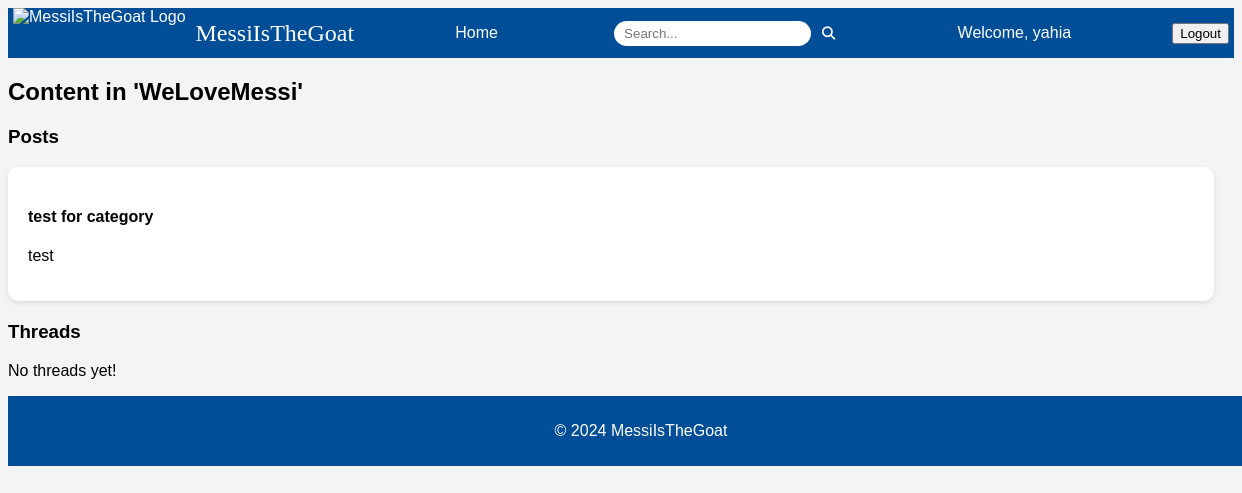
/PHP/category.php?category=WeLoveMessi (signed in), run on the app's committed database.
### tables this page shows
CREATE TABLE `users` (
  `user_id` int(11) NOT NULL,
  `username` varchar(50) NOT NULL,
  `email` varchar(100) NOT NULL,
  `password` varchar(255) NOT NULL,
  `profile_pic_blob` blob DEFAULT NULL,
  `registration_date` datetime DEFAULT current_timestamp(),
  `status` enum('active','blocked') DEFAULT 'active',
  `profile_pic_type` varchar(50) DEFAULT NULL
);

CREATE TABLE `posts` (
  `post_id` int(11) NOT NULL,
  `thread_id` int(11) DEFAULT NULL,
  `user_id` int(11) DEFAULT NULL,
  `content` text DEFAULT NULL,
  `timestamp` datetime DEFAULT current_timestamp(),
  `vote_count` int(11) DEFAULT 0,
  `title` varchar(255) NOT NULL,
  `image` varchar(255) DEFAULT NULL,
  `category_id` int(11) DEFAULT NULL,
  `is_hidden` tinyint(1) NOT NULL DEFAULT 0
);

### PHP/login_status.php (called while the page is built, shortened)
<?php
include 'config.php';
if (isset($_SESSION['user_id'])) {
    $userLoggedIn = true;
    $userId = $_SESSION['user_id'];
    $stmt = $db->prepare("SELECT * FROM users WHERE user_id = ?");
    if ($stmt) {
        $stmt->bind_param("i", $userId);
        $stmt->execute();
        $result = $stmt->get_result();
        if ($user = $result->fetch_assoc()) {
            $username = $user['username'];
        }
    }
}
?>

### PHP/category.php (the view, shortened to what this page needs)
<?php
include 'login_status.php';
include 'config.php';
$categoryName = isset($_GET['category']) ? $_GET['category'] : '';
$stmt = $db->prepare("SELECT category_id FROM categories WHERE name = ?");
$stmt->bind_param("s", $categoryName);
$stmt->execute();
$result = $stmt->get_result();
$category = $result->fetch_assoc();
$category_id = $category['category_id'];
$postsStmt = $db->prepare("SELECT * FROM posts WHERE category_id = ? AND is_hidden = 0 ORDER BY timestamp DESC");
$postsStmt->bind_param("i", $category_id);
$postsStmt->execute();
$posts = $postsStmt->get_result()->fetch_all(MYSQLI_ASSOC);
$threadsStmt = $db->prepare("SELECT * FROM threads WHERE category_id = ? AND is_hidden = 0 ORDER BY creation_date DESC");
$threadsStmt->bind_param("i", $category_id);
$threadsStmt->execute();
$threads = $threadsStmt->get_result()->fetch_all(MYSQLI_ASSOC);
?>
<!DOCTYPE html>
<html lang="en">
<head>
    <link rel="stylesheet" href="../CSS/styles.css">
</head>
</head>
<body>
    <header>
        <nav class="navbar">
            <div class="logo-container">
                <img src="https://encrypted-tbn3.gstatic.com/images?q=tbn:ANd9GcQHnhWFBFpqpDEQE_DyEaYEXHwa8QY4mAsBTeZaif0XvmL1sXI2" alt="MessiIsTheGoat Logo" class="logo-image">
                <div class="logo-title">MessiIsTheGoat</div>
            </div>
            <a href="Index.php" class="nav-link">Home</a>
            <form action="search.php" method="post" class="search-container">
                <input type="text" name="search_query" placeholder="Search..." class="search-input">
                <button type="submit" class="search-btn"><i class="fas fa-search"></i></button>
            </form>
            <?php if ($userLoggedIn): ?>
                <a href="User_Profile.php" class="nav-link">Welcome, <?php echo htmlspecialchars($username); ?></a>
                <form action="logout.php" method="POST" style="display: inline;">
                    <button type="submit" class="logout-btn">Logout</button>
                </form>
            <?php else: ?>
                <a href="Login.php" class="nav-link">Login</a>
                <a href="Signup.php" class="nav-button">Register</a>
            <?php endif; ?>
        </nav>
    </header>
    <main>
        <h2>Content in '<?php echo htmlspecialchars($categoryName); ?>'</h2>
        <?php if (empty($posts) && empty($threads)): ?>
            <p>No Content Yet! Post Some Stuff :)</p>
        <?php else: ?>
            <section class="posts">
                <h3>Posts</h3>
                <?php if (!empty($posts)): ?>
                    <?php foreach ($posts as $post): ?>
                        <article class="post">
                            <h4><?php echo htmlspecialchars($post['title']); ?></h4>
                            <p><?php echo htmlspecialchars($post['content']); ?></p>
                        </article>
                    <?php endforeach; ?>
                <?php else: ?>
                    <p>No posts yet!</p>
                <?php endif; ?>
            </section>
            <section class="threads">
                <h3>Threads</h3>
                <?php if (!empty($threads)): ?>
                    <?php foreach ($threads as $thread): ?>
                        <article class="thread">
                            <h4><?php echo htmlspecialchars($thread['title']); ?></h4>
                            <p><?php echo htmlspecialchars($thread['body']); ?></p>
                        </article>
                    <?php endforeach; ?>
                <?php else: ?>
                    <p>No threads yet!</p>
                <?php endif; ?>
            </section>
        <?php endif; ?>
    </main>
    <footer>
        <p>&copy; 2024 MessiIsTheGoat</p>
    </footer>
</body>
</html>

### CSS/styles.css (style rules this page uses)
body { font-family: Arial, sans-serif; background: #f4f4f4; }
header { background: #004d98; color: white; }
.navbar { display: flex; justify-content: space-between; align-items: center; padding: 0 5px; }
.logo-container { display: flex; align-items: center; }
.logo-image { height: 50px; }
.logo-title { font-family: 'Times New Roman', Times, serif; font-size: 24px; margin-left: 10px; }
.nav-link, .nav-button { color: white; text-decoration: none; margin: 0 15px; padding: 5px 10px; font-size: 16px; }
.search-container { display: flex; align-items: center; margin: 0 15px; }
.search-input { padding: 5px 10px; border-radius: 20px; border: none; outline: none; }
.search-btn { background: none; border: none; margin-left: 5px; cursor: pointer; color: white; }
main { flex: 3; margin-right: 20px; }
.post { display: block; background: white; padding: 20px; margin-bottom: 20px; box-shadow: 0 2px 5px rgba(0,0,0,0.1); border-radius: 10px; }
footer { background: #004d98; color: white; text-align: center; padding: 10px 20px; width: 100%; }

### data on the page
users: username "yahia"
posts: title "test for category", content "test"

### other printed values
$categoryName "WeLoveMessi"
